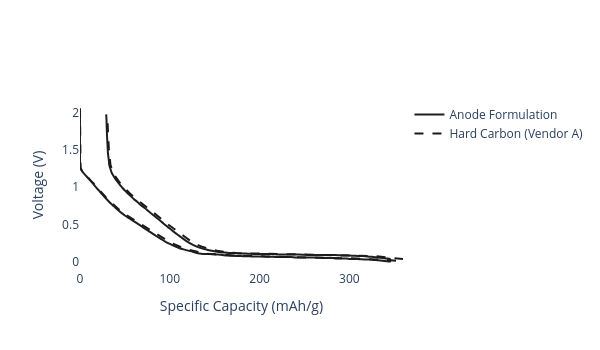

The cell this chart's notebook holds for it:
### Code cell
anode_formulation = AnodeFormulation(
    active_materials={anode_active_material: 96},
    binders={anode_binder: 2},
    conductive_additives={anode_conductive_additive: 2}
)

anode_formulation.plot_half_cell_curve(add_materials=True, width=600, height=350).show()

### Figure 1 — Plotly figure (JSON) as saved in the notebook; plotly's stock layout.template omitted (floating-point values rounded to 4 significant figures; data arrays with more than 128 entries replaced by an {"elided": "..."} marker saying what was removed)
{"data": [{"line": {"color": "#1f1f1f", "shape": "spline", "width": 2}, "name": "Anode Formulation", "type": "scatter", "x": {"elided": "171 float values"}, "y": {"elided": "171 float values"}}, {"line": {"color": "#1a1a1a", "dash": "dash", "width": 2}, "name": "Hard Carbon (Vendor A)", "type": "scatter", "x": {"elided": "171 float values"}, "y": {"elided": "171 float values"}}], "layout": {"height": 350, "paper_bgcolor": "white", "plot_bgcolor": "white", "width": 600, "xaxis": {"title": {"text": "Specific Capacity (mAh/g)"}}, "yaxis": {"title": {"text": "Voltage (V)"}}}}
